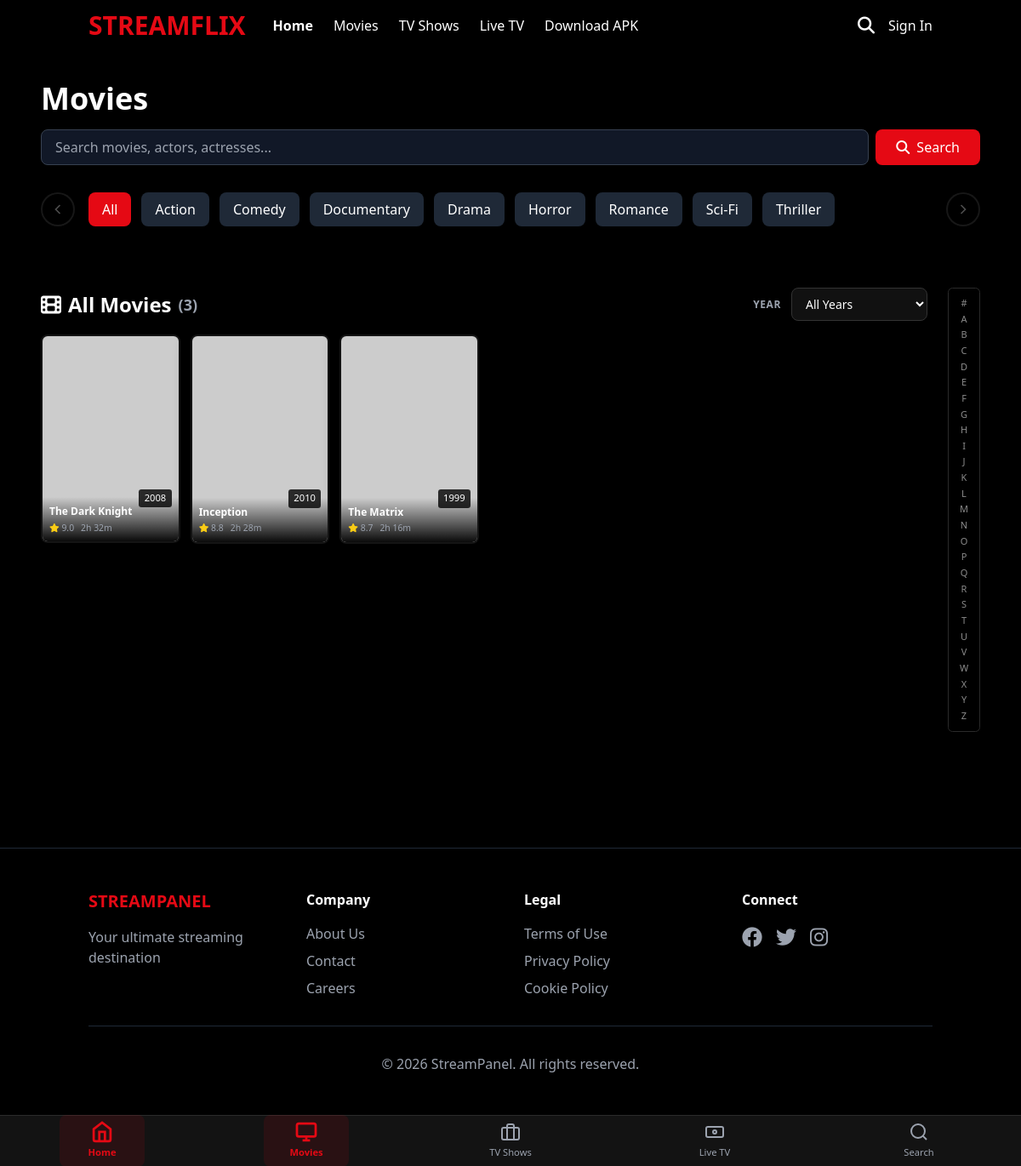
Before: /movies with the older database file.
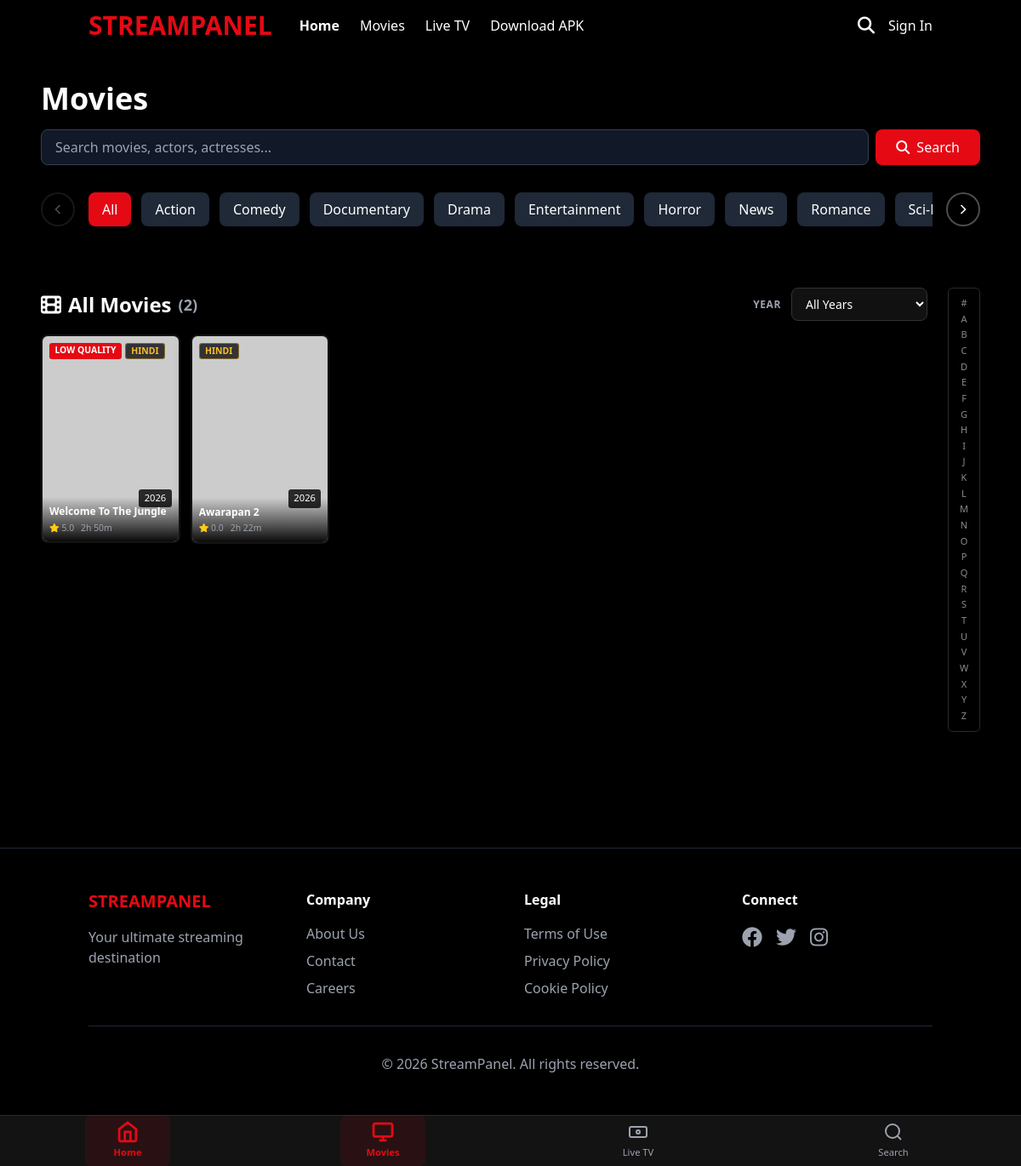
After: the same page with the newer database file.
### tables this page shows
CREATE TABLE `categories` (
  `id` int(11) NOT NULL AUTO_INCREMENT,
  `name` varchar(100) NOT NULL,
  `slug` varchar(100) NOT NULL,
  `created_at` timestamp NOT NULL DEFAULT current_timestamp(),
  `description` text DEFAULT NULL,
  `tmdb_genre_id` int(11) DEFAULT NULL,
  `display_order` int(11) DEFAULT 0,
  `is_active` tinyint(1) DEFAULT 1,
  PRIMARY KEY (`id`),
  UNIQUE KEY `slug` (`slug`)
);

CREATE TABLE `movies` (
  `id` int(11) NOT NULL AUTO_INCREMENT,
  `title` varchar(255) NOT NULL,
  `description` text DEFAULT NULL,
  `thumbnail` varchar(255) DEFAULT NULL,
  `poster` varchar(255) DEFAULT NULL,
  `video_url` varchar(500) DEFAULT NULL,
  `duration` int(11) DEFAULT NULL,
  `release_year` year(4) DEFAULT NULL,
  `rating` decimal(3,1) DEFAULT 0.0,
  `views` int(11) DEFAULT 0,
  `category_id` int(11) DEFAULT NULL,
  `featured` tinyint(1) DEFAULT 0,
  `created_at` timestamp NOT NULL DEFAULT current_timestamp(),
  `updated_at` timestamp NOT NULL DEFAULT current_timestamp() ON UPDATE current_timestamp(),
  `sources` text DEFAULT NULL COMMENT 'JSON array of stream sources',
  `is_active` tinyint(1) DEFAULT 1,
  `tmdb_id` int(11) DEFAULT NULL,
  `slug` varchar(255) DEFAULT NULL,
  `is_free` tinyint(1) DEFAULT 1 COMMENT 'Free content available to all logged-in users',
  `is_premium` tinyint(1) DEFAULT 0 COMMENT 'Premium content requires subscription',
  `show_in_slider` tinyint(1) DEFAULT 0 COMMENT 'Show in homepage slider',
  `cast_data` text DEFAULT NULL COMMENT 'JSON cast from TMDB',
  `director` varchar(255) DEFAULT NULL,
  `genres` text DEFAULT NULL COMMENT 'JSON genre names',
  `tags` text DEFAULT NULL COMMENT 'JSON tags e.g. Hindi Dubbed',
  `quality_label` varchar(50) DEFAULT NULL COMMENT 'Badge on poster e.g. HD',
  `backdrop` varchar(500) DEFAULT NULL COMMENT 'TMDB banner/backdrop URL',
  `download_links` text DEFAULT NULL COMMENT 'JSON download links',
  `trailer_url` varchar(500) DEFAULT NULL COMMENT 'YouTube or embed trailer URL',
  PRIMARY KEY (`id`),
  KEY `category_id` (`category_id`),
  CONSTRAINT `movies_ibfk_1` FOREIGN KEY (`category_id`) REFERENCES `categories` (`id`) ON DELETE SET NULL
);

CREATE TABLE `settings` (
  `id` int(11) NOT NULL AUTO_INCREMENT,
  `setting_key` varchar(100) NOT NULL,
  `setting_value` text DEFAULT NULL,
  `setting_type` varchar(50) DEFAULT 'text',
  `description` text DEFAULT NULL,
  `updated_at` timestamp NOT NULL DEFAULT current_timestamp() ON UPDATE current_timestamp(),
  PRIMARY KEY (`id`),
  UNIQUE KEY `setting_key` (`setting_key`)
);

### movies/index.php (called while the page is built)
<?php
require dirname(__DIR__) . '/movies.php';

### admin/includes/functions.php (called while the page is built, shortened)
<?php
function generateSlug($title) {
    $slug = strtolower(trim($title));
    $slug = preg_replace('/[^a-z0-9-]/', '-', $slug);
    $slug = preg_replace('/-+/', '-', $slug);
    return trim($slug, '-');
}
function slugExists($conn, $table, $slug, $excludeId = null) {
    $query = "SELECT id FROM $table WHERE slug = ?";
    $params = [$slug];
    $types = "s";
    if ($excludeId) {
        $query .= " AND id != ?";
        $params[] = $excludeId;
        $types .= "i";
    }
    $stmt = $conn->prepare($query);
    if (count($params) > 1) {
        $stmt->bind_param($types, ...$params);
    } else {
        $stmt->bind_param($types, $params[0]);
    }
    $stmt->execute();
    return $stmt->get_result()->num_rows > 0;
}
function getUniqueSlug($conn, $table, $title, $excludeId = null) {
    $slug = generateSlug($title);
    $originalSlug = $slug;
    $counter = 1;
    while (slugExists($conn, $table, $slug, $excludeId)) {
        $slug = $originalSlug . '-' . $counter;
        $counter++;
    }
    return $slug;
}
function getSetting($conn, $key, $default = '') {
    $stmt = $conn->prepare("SELECT setting_value FROM settings WHERE setting_key = ?");
    $stmt->bind_param("s", $key);
    $stmt->execute();
    $result = $stmt->get_result();
    if ($row = $result->fetch_assoc()) {
        return $row['setting_value'];
    }
    return $default;
}
function isSectionEnabled($conn, $section) {
    $key = 'enable_' . $section;
    $enabled = getSetting($conn, $key, '1');
    return $enabled == '1';
}
?>

### config/config.php (called while the page is built, shortened)
<?php
function getAppBasePath(): string
{
    static $base = null;
    if ($base !== null) {
        return $base;
    }
    $script = str_replace('\\', '/', $_SERVER['SCRIPT_NAME'] ?? '');
    $path = dirname($script);
    foreach (['/admin', '/api', '/tv', '/shows', '/proxy', '/tools', '/cron'] as $dir) {
        $path = str_ireplace($dir . '/', '/', $path);
    }
    if ($path === '/' || $path === '\\' || $path === '.') {
        $base = '';
    } elseif (preg_match('#^[A-Za-z]:#', $path) || (isset($path[0]) && $path[0] !== '/')) {
        $base = '';
    } else {
        $base = rtrim($path, '/');
    }
    return $base;
}
function getRequestProtocol(): string
{
    $httpsOn = (!empty($_SERVER['HTTPS']) && $_SERVER['HTTPS'] !== 'off')
        || ((int) ($_SERVER['SERVER_PORT'] ?? 80) === 443)
        || (isset($_SERVER['HTTP_X_FORWARDED_PROTO']) && strtolower($_SERVER['HTTP_X_FORWARDED_PROTO']) === 'https');
    return $httpsOn ? 'https://' : 'http://';
}
function getBaseUrl(): string
{
    $basePath = getAppBasePath();
    $url = rtrim(getRequestProtocol() . $_SERVER['HTTP_HOST'], '/');
    return $basePath !== '' ? $url . $basePath : $url;
}
function url(string $path = ''): string
{
    $path = ltrim($path, '/');
    $base = rtrim(getBaseUrl(), '/');
    return $path === '' ? $base : $base . '/' . $path;
}
function assetUrl(?string $path): string
{
    $path = trim($path);
    return url($path);
}

### movies.php (the view, shortened to what the rows shown need)
<?php
require_once __DIR__ . '/config/config.php';
require_once __DIR__ . '/includes/auth.php';
require_once __DIR__ . '/admin/includes/functions.php';
require_once __DIR__ . '/includes/movie_helpers.php';
$conn = getDBConnection();
    ?>
    <?php exit();
$category = $_GET['category'] ?? '';
$search = trim($_GET['search'] ?? '');
$year = isset($_GET['year']) ? (int) $_GET['year'] : 0;
$letter = isset($_GET['letter']) ? strtoupper(substr(trim($_GET['letter']), 0, 1)) : '';
$page = max(1, isset($_GET['page']) ? (int) $_GET['page'] : 1);
$per_page = 12;
function moviesFilterUrl(array $overrides = []): string
{
    $params = [];
    foreach ($overrides as $key => $value) {
        if ($value === null || $value === '' || $value === 0) {
            unset($params[$key]);
        } else {
            $params[$key] = $value;
        }
    }
    $qs = http_build_query($params);
    return BASE_URL . '/movies' . ($qs ? '?' . $qs : '');
}
$query = "SELECT m.*, c.name AS category_name, c.slug AS category_slug
          FROM movies m
          LEFT JOIN categories c ON m.category_id = c.id
          WHERE (m.is_active = 1 OR m.is_active IS NULL)";
$params = [];
$types = '';
$query .= " ORDER BY m.featured DESC, m.created_at DESC";
$count_query = str_replace("SELECT m.*, c.name AS category_name, c.slug AS category_slug", "SELECT COUNT(*) AS total", $query);
if (!empty($params)) {
    $count_stmt = $conn->prepare($count_query);
    $count_stmt->bind_param($types, ...$params);
    $count_stmt->execute();
    $total_movies = (int) $count_stmt->get_result()->fetch_assoc()['total'];
} else {
    $total_movies = (int) $conn->query($count_query)->fetch_assoc()['total'];
}
$use_pagination = $search === '';
if ($use_pagination) {
    $offset = ($page - 1) * $per_page;
    $query .= " LIMIT $per_page OFFSET $offset";
}
$stmt = $conn->prepare($query);
$stmt->execute();
$movies = $stmt->get_result()->fetch_all(MYSQLI_ASSOC);
$active_category_name = '';
include 'includes/header.php';
?>
<?php
function renderMovieGridCard(array $movie, mysqli $conn): void
{
    $detailUrl = getMovieDetailUrl($movie, $conn);
    $poster = moviePosterUrl($movie);
    ?>
    <a href="<?php echo htmlspecialchars($detailUrl); ?>" class="movie-card-page">
        <?php if (!empty($movie['release_year'])): ?>
        <span class="movie-badge-year"><?php echo (int) $movie['release_year']; ?></span>
        <?php endif; ?>
        <img src="<?php echo htmlspecialchars($poster); ?>"
             alt="<?php echo htmlspecialchars($movie['title']); ?>"
             loading="lazy"
             onerror="this.src='<?php echo FALLBACK_POSTER; ?>'">
        <div class="movie-card-info">
            <h3><?php echo htmlspecialchars($movie['title']); ?></h3>
            <div class="meta">
                <?php if (!empty($movie['rating'])): ?>
                <span><i class="fas fa-star text-yellow-400"></i> <?php echo number_format((float) $movie['rating'], 1); ?></span>
                <?php endif; ?>
                <?php $dur = formatMovieDuration((int) ($movie['duration'] ?? 0)); if ($dur): ?>
                <span><?php echo $dur; ?></span>
                <?php endif; ?>
            </div>
        </div>
    </a>
    <?php
}
    ?>
<div class="page-container animate-in fade-in">
    <div class="movies-page-inner">
    <div class="page-header">
        <h1 class="text-4xl font-bold mb-4">Movies</h1>
        <div class="search-filter-section mb-6">
            <div class="category-filter-scroll-container">
                <div class="category-filter-scroll-wrapper" id="categoryFilterScroll">
                    <div class="flex gap-3" style="width: max-content;">
                        <a href="<?php echo htmlspecialchars(moviesFilterUrl(['category' => null, 'page' => null])); ?>"
                           class="px-4 py-2 rounded-lg whitespace-nowrap <?php echo !$category ? 'bg-netflix-red' : 'bg-gray-800 hover:bg-gray-700'; ?>">
                            All
                        </a>
                        <?php foreach ($categories as $cat): ?>
                        <a href="<?php echo htmlspecialchars(moviesFilterUrl(['category' => $cat['slug'], 'page' => null])); ?>"
                           class="px-4 py-2 rounded-lg whitespace-nowrap <?php echo $category === $cat['slug'] ? 'bg-netflix-red' : 'bg-gray-800 hover:bg-gray-700'; ?>">
                            <?php echo htmlspecialchars($cat['name']); ?>
                        </a>
                        <?php endforeach; ?>
                    </div>
                </div>
            </div>
        </div>
    </div>
    <div class="movies-archive-layout">
        <div class="movies-main">
            <div class="movies-toolbar">
                <h2 class="movies-section-title mb-0">
                    <i class="fas fa-film text-netflix-red"></i>
                    <?php if ($search !== ''): ?>
                        Search Results
                    <?php elseif ($category !== ''): ?>
                        <?php echo htmlspecialchars($active_category_name); ?> Movies
                    <?php elseif ($year > 0): ?>
                        Movies from <?php echo $year; ?>
                    <?php elseif ($letter !== ''): ?>
                        Movies — <?php echo $letter === '#' ? '#' : $letter; ?>
                    <?php else: ?>
                        All Movies
                    <?php endif; ?>
                    <span class="text-gray-400 text-lg">(<?php echo $total_movies; ?>)</span>
                </h2>
            </div>
            <?php if (!empty($movies)): ?>
            <div class="movie-grid">
                <?php foreach ($movies as $movie): ?>
                    <?php renderMovieGridCard($movie, $conn); ?>
                <?php endforeach; ?>
            </div>
            <?php endif; ?>
        </div>
    </div>
    </div>
</div>
<?php include 'includes/footer.php'; ?>

### includes/header.php (shortened to what the rows shown need)
<?php
require_once __DIR__ . '/../config/config.php';
require_once __DIR__ . '/auth.php';
require_once __DIR__ . '/../admin/includes/functions.php';
$conn = getDBConnection();
$site_name = getSetting($conn, 'site_name', 'StreamFlix');
    ?>
    <?php
$enable_movies = isSectionEnabled($conn, 'movies');
$enable_live_tv = isSectionEnabled($conn, 'live_tv');
$current_page = basename($_SERVER['PHP_SELF']);
?>
<!DOCTYPE html>
<html lang="en">
<head>
    <script src="https://cdn.tailwindcss.com"></script>
    <link rel="stylesheet" href="https://cdnjs.cloudflare.com/ajax/libs/font-awesome/6.4.0/css/all.min.css">
</head>
<body class="bg-black text-white">
    <nav class="fixed top-0 left-0 right-0 z-50 navbar-blur">
        <div class="container mx-auto px-4 py-3 flex items-center justify-between">
            <div class="flex items-center space-x-8">
                <a href="<?php echo BASE_URL; ?>/" class="text-3xl font-bold netflix-red"><?php echo strtoupper(htmlspecialchars($site_name)); ?></a>
                <div class="hidden md:flex space-x-6">
                    <a href="<?php echo BASE_URL; ?>/" class="hover:text-gray-300 <?php echo $current_page == 'index.php' ? 'font-bold' : ''; ?>">Home</a>
                    <?php if ($enable_movies): ?>
                    <a href="<?php echo BASE_URL; ?>/movies" class="hover:text-gray-300 <?php echo $current_page == 'movies.php' ? 'font-bold' : ''; ?>">Movies</a>
                    <?php endif; ?>
                    <?php if ($enable_live_tv): ?>
                    <a href="<?php echo BASE_URL; ?>/live-tv" class="hover:text-gray-300 <?php echo $current_page == 'live-tv.php' ? 'font-bold' : ''; ?>">Live TV</a>
                    <?php endif; ?>
                    <a href="<?php echo BASE_URL; ?>/streampanel.apk" class="hover:text-gray-300 <?php echo $current_page == 'live-tv.php' ? 'font-bold' : ''; ?>">Download APK</a>
                </div>
            </div>
        </div>
    </nav>
                        <?php
                        $categories = $conn->query("SELECT * FROM categories WHERE is_active = 1 ORDER BY name ASC")->fetch_all(MYSQLI_ASSOC);
                        ?>
    <div class="pt-16">

### includes/footer.php (shortened to what the rows shown need)
    </div>
    <?php
    $site_name = 'StreamPanel';
    try {
        if (isset($conn) && function_exists('getSetting')) {
            $site_name = getSetting($conn, 'site_name', 'StreamPanel');
        }
    } catch (Exception $e) {
        $site_name = 'StreamPanel';
    }
    ?>
    <footer class="site-footer-desktop bg-black border-t border-gray-800 mt-20 py-12">
        <div class="container mx-auto px-4">
            <div class="grid grid-cols-1 md:grid-cols-4 gap-8">
                <div>
                    <h3 class="text-xl font-bold mb-4 netflix-red"><?php echo strtoupper(htmlspecialchars($site_name)); ?></h3>
                    <p class="text-gray-400">Your ultimate streaming destination</p>
                </div>
            </div>
            <div class="mt-8 pt-8 border-t border-gray-800 text-center text-gray-400">
                <p>&copy; <?php echo date('Y'); ?> <?php echo htmlspecialchars($site_name); ?>. All rights reserved.</p>
            </div>
        </div>
    </footer>
</body>
</html>

Changed rows visible on the page:
no longer on this page (row edited): categories: name "Thriller"
removed movies: release_year "2008", title "The Dark Knight", rating "9.0", duration "2h 32m", shown under "All Movies (3)"
removed movies: release_year "2010", title "Inception", rating "8.8", duration "2h 28m", shown under "All Movies (3)"
removed movies: release_year "1999", title "The Matrix", rating "8.7", duration "2h 16m", shown under "All Movies (3)"
added settings: setting_value "STREAMPANEL", setting_value "StreamPanel"
added categories: name "Entertainment"
added categories: name "News"
added movies: release_year "2026", title "Welcome To The Jungle", rating "5.0", duration "2h 50m"
added movies: release_year "2026", title "Awarapan 2", rating "0.0", duration "2h 22m"
Other visible differences:
$total_movies: "3" → "2"
$site_name: "STREAMFLIX" → (not shown)
$site_name: "STREAMPANEL" → (not shown)
$site_name: "StreamPanel" → (not shown)
text no longer shown: "TV Shows TV Shows"
